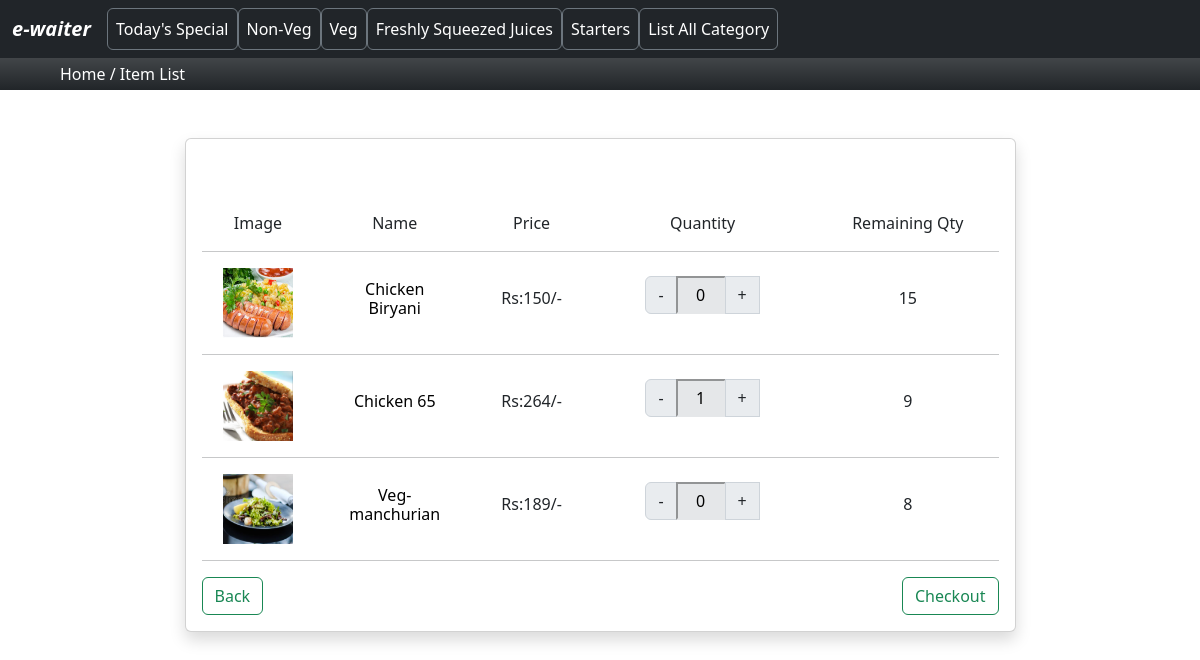
/categoryselected/1/3, run on an earlier commit of the app's database.
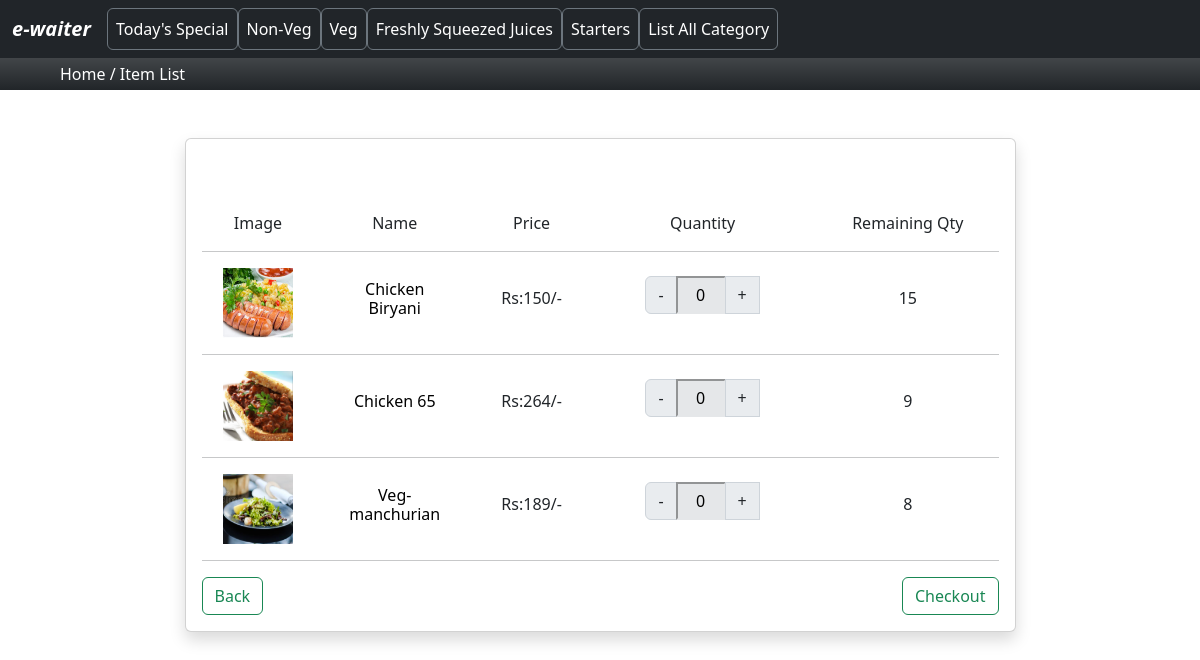
And on a later commit of the database.
### order/models.py (models this page shows, shortened)
class Categories(models.Model):
    category_name = models.CharField(max_length=150,null=False,blank=False)
    status=models.BooleanField(default=False,help_text="0-active category, 1-non active")

class Items(models.Model):
    item_name=models.CharField(max_length=150)
    category=models.ManyToManyField(Categories)
    initial_stock=models.IntegerField()
    item_remain=models.IntegerField()
    item_price=models.FloatField()
    item_description = models.CharField(max_length=250,null=True)
    image=models.ImageField(upload_to=get_file_path,null=True,blank=True)
    status=models.BooleanField(default=False,help_text="0-in stock, 1-out of stock")
    ordered=models.BooleanField(default=False,help_text="0-not selected, 1-selected")
    selected_itm=models.IntegerField(default=0)

### order/views.py (the view)
# urls.py: path('categoryselected/<category>/<table>',views.categoryselected,name='categoryselected'),
def categoryselected(request,category,table):
    order = Orders.objects.filter(table=table)
    categorylist=Categories.objects.filter(status=0)
    if(category==0):
        itemlist = Items.objects.filter(status=0)
    else:
        itemlist = Items.objects.filter(category__id=category,status=0)
    for o in order:
        for i in itemlist:
            if(o.item.id==i.id):
                i.selected_itm=o.quantity
    context={
        'item':itemlist,
        'table':table,
        'order':order,
        'category':categorylist,
    }
    return render(request,"list_items.html",context)

### templates/list_items.html (shortened to what this page needs)
{% extends 'main.html' %}
{% block content %}
    {% include 'inc/navbar.html' %}
    <div class="bg-dark bg-gradient text-white  py-1 px-5  d-grid " >
        <div class="container">
            <a class="text-white"  href="/">Home /</a>
            <a class="text-white"  href="{% url 'tableselect' table %}">Item List </a>
        </div>
    </div>
    <div class="py-5">
        <div class="container ">
            <div class="row">
                <div class="col-md-9 mx-auto ">
                    {% if item %}
                        {% include 'inc/display_item.html' %}
                    {% else %}
                        <h4>Cart is empty</h4>
                    {% endif %}
                </div>
            </div>
        </div>
    </div>
{% endblock content %}

### templates/main.html (shortened to what this page needs)
{% load static %}
<!DOCTYPE html>
<html lang="en">
<head>
    <link href="https://cdn.jsdelivr.net/npm/bootstrap@5.2.2/dist/css/bootstrap.min.css" rel="stylesheet">
     <link rel="stylesheet" href="//cdn.jsdelivr.net/npm/alertifyjs@1.13.1/build/css/alertify.min.css"/>
     <link rel="stylesheet" href="//cdn.jsdelivr.net/npm/alertifyjs@1.13.1/build/css/themes/default.min.css"/>
</head>
<body>
    <link rel="stylesheet" href="{% static 'css/custom.css' %}">
    {% block content %}
    {% endblock content %}
</body>
</html>

### templates/inc/navbar.html (shortened to what this page needs)
<nav class="navbar navbar-expand-lg navbar-light bg-dark ">
    <div class="container-fluid">
      <a class="navbar-brand text-white fst-italic fw-bold" href="/">e-waiter</a>
      <div class="collapse navbar-collapse" id="navbarNavDropdown">
        <ul class="navbar-nav">
          {% for c in category %}
          <span>
            <li class="nav-item text-center ">
                <a class="nav-link border border-secondary rounded text-white" href="{% url 'categoryselected' c.id table %}">{{c.category_name}}</a>
            </li>
          </span>
          {%endfor%}
          <span>
            <li class="nav-item text-center ">
              <a class="nav-link border border-secondary rounded text-white" href="{% url 'tableselect' table %}">List All Category</a>
            </li>
          </span>
        </ul>
      </div>
    </div>
</nav>

### templates/inc/display_item.html (shortened to what this page needs)
<div class="card shadow ">
    <div class="card-body cartdiv ">
        <div class="container col-md-11">
        <div class="  text-center p-4  " >
        </div>
        </div>
        {% if item %}
            <div class="row text-center">
                <div class="col-md-2 my-auto text-center">
                    <label >Image</label>
                </div>
                <div class="col-md-2 my-auto text-center">
                    <label >Name</label>
                </div>
                <div class="col-md-2 my-auto text-center">
                    <label >Price</label>
                </div>
                <div class="col-md-3 my-auto text-center">
                    <label >Quantity </label>
                    <br>
                </div>
                <div class="col-md-3 my-auto text-center">
                    <label >Remaining Qty</label>
                </div>
            </div>
            <hr>
            {% for i in item %}
                <div class="row text-center  ">
                    <div class="col-md-2 my-auto text-center">
                        <img src="{{i.image.url}}" height="70px" width="70px" alt="pimage">
                    </div>
                    <div class="col-md-2 my-auto ">
                        <a href="#" >
                            <h6>{{i.item_name}}</h6>
                        </a>
                    </div>
                    <div class="col-md-2 my-auto ">
                        <h6>Rs:{{i.item_price |stringformat:'d'}}/-</h6>
                    </div>
                    <div class="col-md-3 text-center  ">
                        <div class="text-center product_data">
                            <div class="input-group text-center py-2 justify-content-center "  >
                                <button class="input-group-text changeQuantity decrement-btn">-</button>
                                <input type="text " name="quantity" style="width: 50px; background:#E5E7E9 ;border-color : #E5E7E9; " class="qty_input  text-center " value='{{ i.selected_itm }}'>
                                <button class="input-group-text changeQuantity rounded-right increment-btn" >+</button>
                            </div>
                        </div>
                    </div>
                    <div class="col-md-3 my-auto ">
                        <h6>{{i.item_remain}}</h6>
                    </div>
                </div>
                <hr>
            {% endfor %}
            <a href="{% url 'index'%}"class="float-start mr-4 btn btn-outline-success ">Back</a>
            <a href= "{% url 'checkoutitem' table %}"class="float-lg-end mr-4 btn btn-outline-success">Checkout</a>
        {% else %}
            <h4>Cart is empty</h4>
        {% endif %}
    </div>
</div>

### static/css/custom.css (style rules this page uses)
a { text-decoration: none; color: black; }

What changed in the data, as far as the page shows it:
changed Items "Chicken 65": quantity "1" → "0"
